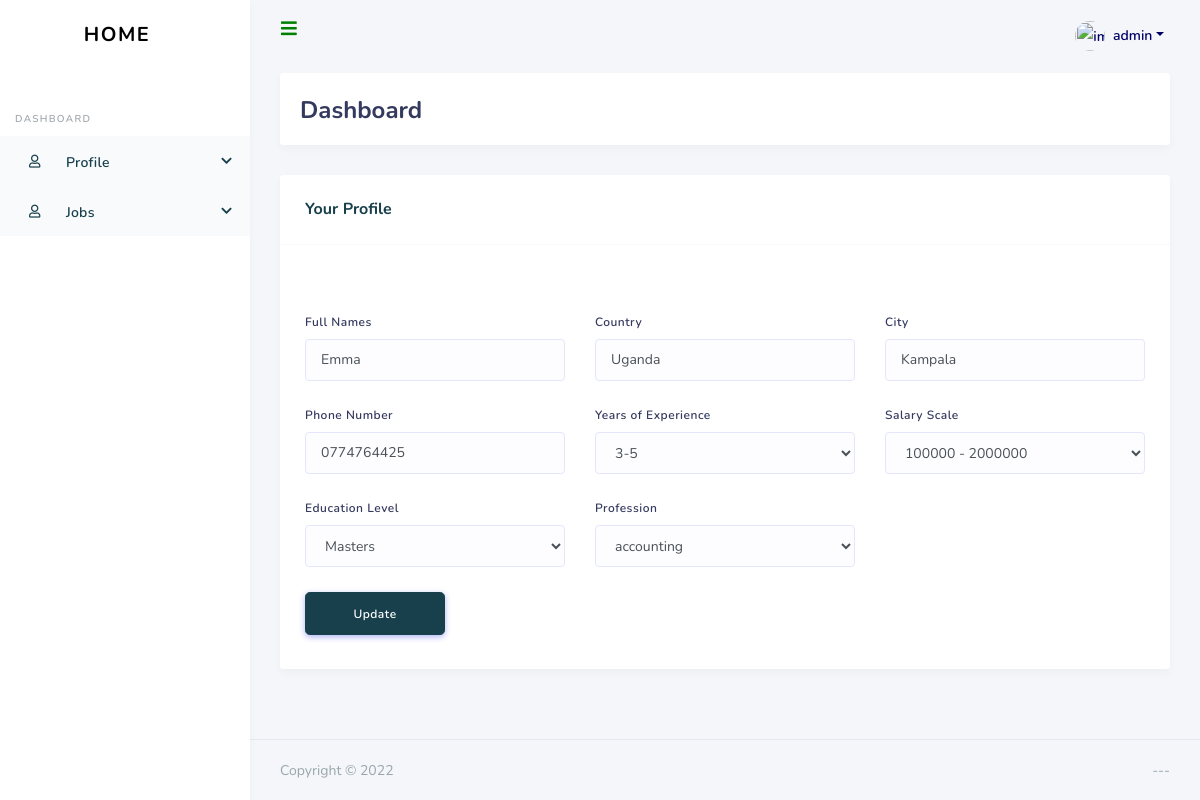
Screenshot of /profile/1 (signed in) with the database file from the repository.
### recuit/models.py (models this page shows, shortened)
class UserProfile(models.Model):
    user = models.ForeignKey(
        User, on_delete=models.CASCADE)
    jobType = models.ForeignKey(
        JobType, on_delete=models.CASCADE,null=True)
    yearOfExp = models.ForeignKey(
        YearOfExp, on_delete=models.CASCADE,null=True)
    salaryScale = models.ForeignKey(
        salaryScale, on_delete=models.CASCADE,null=True)
    educationLevel = models.ForeignKey(
        EducationLevel, on_delete=models.CASCADE,null=True)
    name = models.CharField(max_length=50)
    phone = models.CharField(max_length=50)
    country = models.CharField(max_length=100)
    city = models.CharField(max_length=50)
    created_on = models.DateTimeField(auto_now=True)
    updated_on = models.DateTimeField(auto_now=True)
    class Meta:
        ordering = ['name']

class YearOfExp(models.Model):
    name = models.CharField(max_length=50)
    description = models.CharField(max_length=100)
    created = models.DateTimeField(auto_now_add=True)
    class Meta:
        ordering = ['-created']

class salaryScale(models.Model):
    name = models.CharField(max_length=50)
    description = models.CharField(max_length=100)
    created = models.DateTimeField(auto_now_add=True)
    class Meta:
        ordering = ['-created']

class EducationLevel(models.Model):
    name = models.CharField(max_length=50)
    description = models.CharField(max_length=100)
    created = models.DateTimeField(auto_now_add=True)
    class Meta:
        ordering = ['name']

class JobType(models.Model):
    name = models.CharField(max_length=50)
    description = models.CharField(max_length=100)
    created = models.DateTimeField(auto_now_add=True)
    class Meta:
        ordering = ['-created']

### recuit/views.py (the view)
# urls.py: path('profile/<int:id>', views.Profile),
def Profile(request, id):
    userProfile = UserProfile.objects.get(user=request.user)
    print(request.user)
    years = YearOfExp.objects.all().order_by("-created")
    salaryScales = salaryScale.objects.all().order_by("-created")
    EducationLevels = EducationLevel.objects.all().order_by("-created")
    JobTypes = JobType.objects.all().order_by("-created")
    context = {'years': years, 'salaryScales': salaryScales, 'EducationLevels': EducationLevels, 'JobTypes': JobTypes,
               'userProfile': userProfile}
    return render(request, 'profile.html', context)

### recuit/templatetags/user_tags.py (called while the page is built)
@register.filter(name='has_group')
def has_group(user, group_name):
    group = Group.objects.filter(name=group_name)
    if group:
        group = group.first()
        return group in user.groups.all()
    else:
        return False

### recuit/templates/profile.html (shortened to what this page needs)
{% extends "base.html" %}
{% block page_content %}
{% load crispy_forms_tags %}
      <div class="main-content">
        <section class="section">
          <div class="section-header">
            <h1>Dashboard</h1>
          </div>
          <div class="row">
                <div class="col-lg-12 col-md-12 col-12 col-sm-12">
                    <div class="card">
                      <div class="card-header">
                        <h4>Your Profile</h4>
                      </div>
                      <div class="card-body mt-5">
                             <form action="/updateprofile/{{request.user.id}}" method = "post" class="">
                                   <div class="row">
                                        <div class="form-group col-4">
                                            <label>Full Names</label>
                                            <input  type="text" class="form-control" id="name" name="name" autofocus autofocus value="{{userProfile.name}}" >
                                        </div>
                                        <div class="form-group col-4">
                                            <label>Country</label>
                                            <input  type="text" class="form-control" id="country" name="country" autofocus  value="{{userProfile.country}}">
                                        </div>
                                        <div class="form-group col-4">
                                            <label>City</label>
                                            <input  type="text" class="form-control" id="city" name="city" autofocus value="{{userProfile.city}}">
                                        </div>
                                   </div>
                                   <div class="row">
                                        <div class="form-group col-4">
                                             <label>Phone Number</label>
                                             <input  type="text" class="form-control" id="phone" name="phone" autofocus value="{{userProfile.phone}}">
                                        </div>
                                         <div class="form-group col-4">
                                             <label>Years of Experience</label>
                                              <select id="yearOfExp" name="yearOfExp" class="form-control" >
                                               <option value="{{ useraProfile.yearOfExp.id }}">{{ userProfile.yearOfExp.name }}</option>
                                              </select>
                                         </div>
                                         <div class="form-group col-4">
                                             <label>Salary Scale</label>
                                              <select id="salaryScale" name="salaryScale" class="form-control" >
                                               <option value="{{ useraProfile.salaryScale.id }}">{{ userProfile.salaryScale.name }}</option>
                                              </select>
                                         </div>
                                          <div class="form-group col-4">
                                              <label>Education Level</label>
                                              <select id="educationLevel" name="educationLevel" class="form-control" >
                                              <option value="{{ useraProfile.educationLevel.id }}">{{ userProfile.educationLevel.name }}</option>
                                              </select>
                                          </div>
                                          <div class="form-group col-4">
                                              <label>Profession</label>
                                              <select id="jobType" name="jobType" class="form-control" >
                                               <option value="{{ useraProfile.jobType.id }}">{{ userProfile.jobType.name }}</option>
                                              </select>
                                          </div>
                                    </div>
                                   <input type="submit"  class="btn btn-primary btn-lg btn-block col-2" value="Update">
                             </form>
                      </div>
                    </div>
                </div>
          </div>
        </section>
      </div>
{% endblock %}

### rec/templates/base.html (shortened to what this page needs)
{% load static %}
{% load user_tags %}
<html lang="en">
<head>
  <link rel="stylesheet" href="https://stackpath.bootstrapcdn.com/bootstrap/4.3.1/css/bootstrap.min.css">
  <link rel="stylesheet" href="https://use.fontawesome.com/releases/v5.7.2/css/all.css">
  <link rel="stylesheet" href="{% static 'css/style.css' %}" />
  <link rel="stylesheet" href="{% static 'css/34.6fc7ca0e.chunk.css' %}" />
  <link rel="stylesheet" href="{% static 'css/custom.css' %}" />
  <link rel="stylesheet" href="{% static 'css/components.css' %}"  />
</head>
  <div id="app">
    <div class="main-wrapper">
      <div class="navbar-bg"></div>
       <nav class="navbar navbar-expand-lg main-navbar">
        <form class="form-inline mr-auto">
          <ul class="navbar-nav mr-3">
            <li><a href="#" data-toggle="sidebar" class="nav-link nav-link-lg" style="color:green;"><i class="fas fa-bars"></i></a></li>
          </ul>
        </form>
        <ul class="navbar-nav navbar-right">
          <li class="dropdown"><a href="#" data-toggle="dropdown" class="nav-link dropdown-toggle nav-link-lg nav-link-user" style="color:#000066;">
            <img alt="image" src="../static/img/avatar/avatar-1.png" class="rounded-circle mr-1">
            <div class="d-sm-none d-lg-inline-block">{{ user.username }}</div></a>
          </li>
        </ul>
      </nav>
      <div class="main-sidebar">
        <aside id="sidebar-wrapper">
          <div class="sidebar-brand">
              <a href="/dashboard" class="navbar-brand sidebar-gone-hide">
                  Home
              </a>
          </div><br><br><br>
          <ul class="sidebar-menu">
              <li class="menu-header">Dashboard</li>
                <li class="nav-item dropdown active">
                <a href="#" class="nav-link has-dropdown"><i class="far fa-user"></i><span>Profile</span></a>
               </li>
               <li class="nav-item dropdown active">
                <a href="#" class="nav-link has-dropdown"><i class="far fa-user"></i><span>Jobs</span></a>
               </li>
            </ul>
        </aside>
      </div>
{% block page_content %}{% endblock %}
     <footer class="main-footer">
        <div class="footer-left">
          Copyright &copy; 2022
        </div>
        <div class="footer-right">
          ---
        </div>
      </footer>
    </div>
  </div>
  <link rel="stylesheet" href="https://cdnjs.cloudflare.com/ajax/libs/jquery-datetimepicker/2.5.20/jquery.datetimepicker.min.css" />
</body>
</html>

### rows the page displays
UserProfile: name "Emma", country "Uganda", city "Kampala", phone "0774764425", yearOfExp "3-5", salaryScale "100000 - 2000000", educationLevel "Masters", jobType "accounting"

### other values shown
{{ user.username }} "admin"
